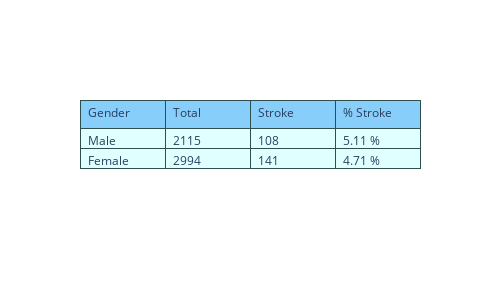

The cell this chart's notebook holds for it:
### Markdown cell above
### Gender - Stroke

### Code cell
gender_m = dataframe[dataframe['gender']=="Male"]
gender_m_1 = gender_m[gender_m['stroke']==1]
gender_m_1 = gender_m_1['gender'].count()
gender_m = gender_m['gender'].count()
gender_f = dataframe[dataframe['gender']=="Female"]
gender_f_1 =gender_f[gender_f['stroke']==1]
gender_f_1 = gender_f_1['gender'].count()
gender_f = gender_f['gender'].count()
p_male_stroke = round(gender_m_1/gender_m*100,2)
p_female_stroke = round(gender_f_1/gender_f*100,2)


fig = go.Figure(data=[go.Table(
    header=dict(values=['Gender', 'Total', 'Stroke','% Stroke'],
                line_color='darkslategray',
                fill_color='lightskyblue',
                align='left'),
    cells=dict(values=[['Male', 'Female'], # 1st column
                       [gender_m, gender_f], # 2nd column
                       [gender_m_1, gender_f_1], # 3nd column
                       [str(p_male_stroke)+" %", str(p_female_stroke)+" %"], # 4nd column
                      ], 
               line_color='darkslategray',
               fill_color='lightcyan',
               align='left'))])

fig.update_layout(width=500, height=300)
fig.show()

### Figure 1 — Plotly figure (JSON) as saved in the notebook; plotly's stock layout.template omitted (floating-point values rounded to 4 significant figures)
{"data": [{"cells": {"align": "left", "fill": {"color": "lightcyan"}, "line": {"color": "darkslategray"}, "values": [["Male", "Female"], [2115, 2994], [108, 141], ["5.11 %", "4.71 %"]]}, "header": {"align": "left", "fill": {"color": "lightskyblue"}, "line": {"color": "darkslategray"}, "values": ["Gender", "Total", "Stroke", "% Stroke"]}, "type": "table"}], "layout": {"height": 300, "width": 500}}
